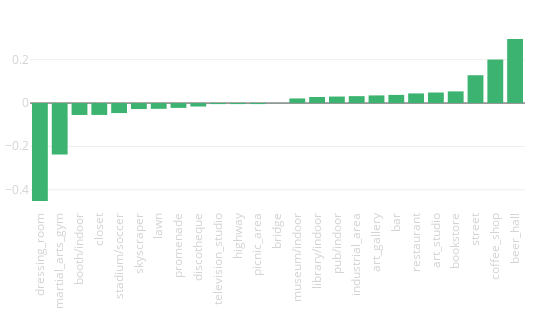

The cell this chart's notebook holds for it:
### Code cell
tags_delta([x[0] for x in sc_delta], [x[1] for x in sc_delta])

### Figure 1 — Plotly figure (JSON) as saved in the notebook; plotly's stock layout.template omitted (floating-point values rounded to 4 significant figures)
{"data": [{"marker": {"color": "mediumseagreen"}, "type": "bar", "uid": "f41492e2-23ac-11e9-8208-3c15c2cf2370", "x": ["dressing_room", "martial_arts_gym", "booth/indoor", "closet", "stadium/soccer", "skyscraper", "lawn", "promenade", "discotheque", "television_studio", "highway", "picnic_area", "bridge", "museum/indoor", "library/indoor", "pub/indoor", "industrial_area", "art_gallery", "bar", "restaurant", "art_studio", "bookstore", "street", "coffee_shop", "beer_hall"], "xaxis": "x", "y": [-0.4516, -0.2372, -0.05494, -0.05474, -0.04621, -0.02761, -0.02658, -0.02225, -0.016, -0.004813, -0.00475, -0.004737, -0.0005818, 0.02129, 0.0278, 0.02997, 0.03191, 0.03521, 0.03758, 0.04439, 0.0486, 0.05376, 0.1283, 0.2006, 0.2953], "yaxis": "y"}], "layout": {"height": 330, "margin": {"b": 120, "l": 30, "r": 25, "t": 30}, "showlegend": false, "width": 550, "xaxis": {"anchor": "y", "domain": [0, 1], "tickangle": -90, "tickfont": {"color": "lightgrey", "size": 11.5}}, "xaxis2": {"tickangle": -90, "tickfont": {"color": "lightgrey", "size": 11.5}}, "yaxis": {"anchor": "x", "domain": [0, 1], "tickfont": {"color": "lightgrey", "size": 11.5}}, "yaxis2": {"tickfont": {"color": "lightgrey", "size": 11.5}}}}
